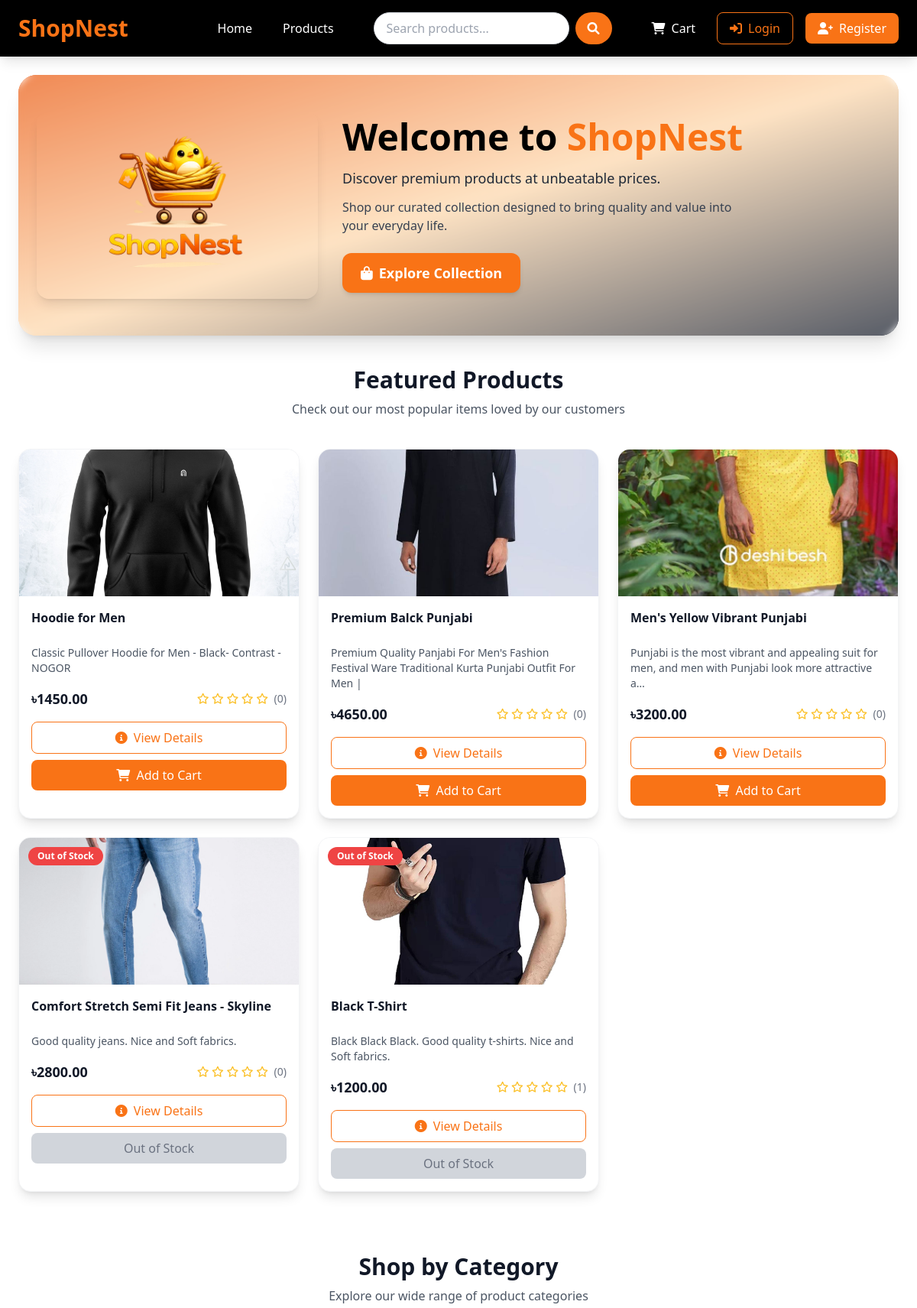
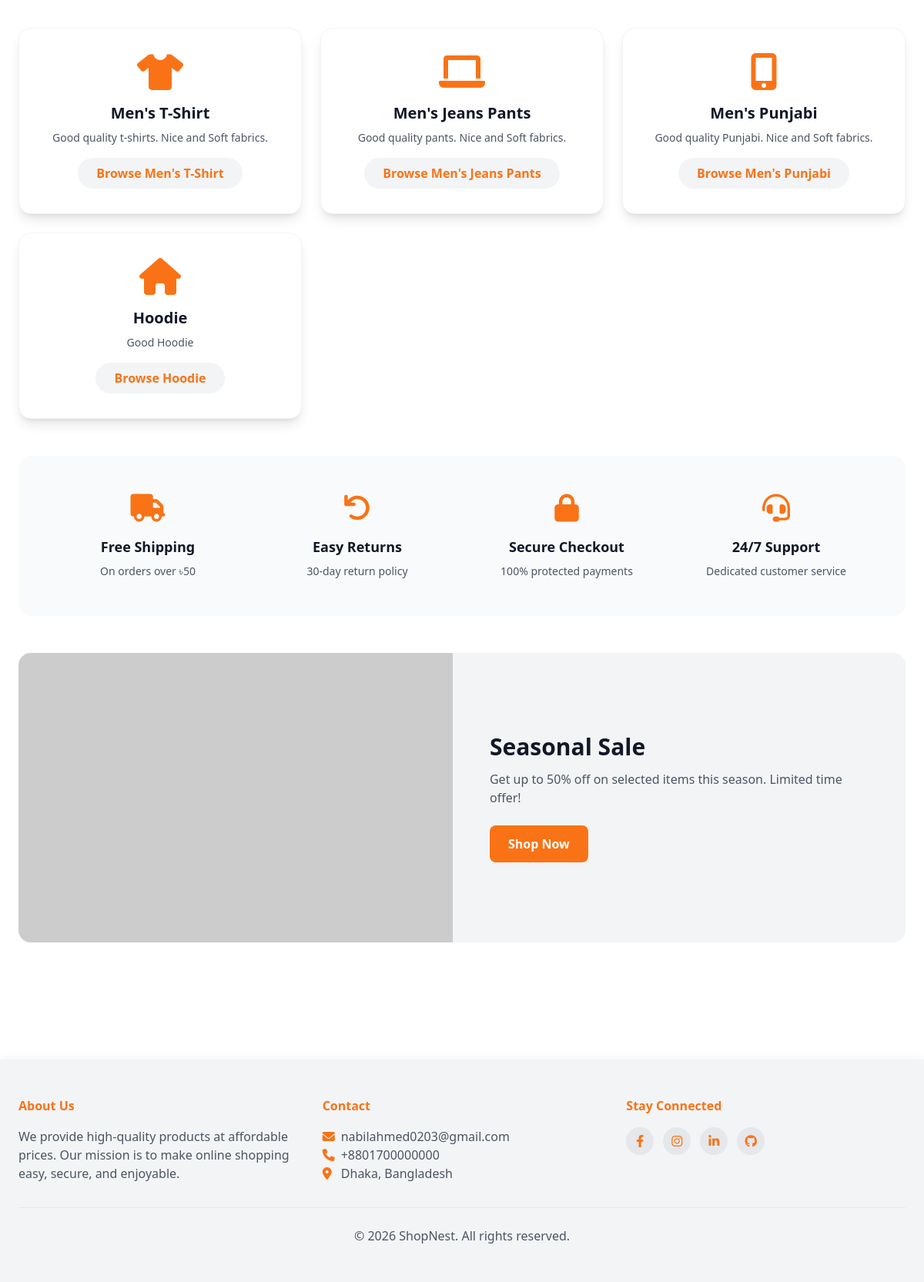
The page / on the database its author committed (2 pictures, top to bottom).
### shop/models.py (models this page shows, shortened)
class Product(models.Model):
    name = models.CharField(max_length=100)
    slug = models.SlugField(max_length=200, unique=True)
    category = models.ForeignKey(Category, on_delete=models.CASCADE, related_name='products')
    description = models.TextField()
    price = models.DecimalField(max_digits=10, decimal_places=2)                            # 405.99
    stock = models.PositiveBigIntegerField(default=1)                                       # 1 product minimum
    available = models.BooleanField(default=True)                                           # if the product is available or not; By default Available, can make is unavailable
    created_at = models.DateTimeField(auto_now_add=True)
    updated_at = models.DateTimeField(auto_now=True)
    image = models.ImageField(upload_to='products/%Y/%m/%d')                                 # images will be uploaded to the product folder based on date
    def average_rating(self):
        ratings = self.rating.all()                                                            # 'self.rating.all()'--> here 'rating' is the "related_name='ratings'" of Rating model
        if ratings.count > 0:
            return sum([i.rating for i in ratings])/ratings.count()

class Category(models.Model):
    name = models.CharField(max_length=100)
    slug = models.SlugField(max_length=100, unique=True)                        # slug used for URL; unique = true--> 1 name for 1 product
    description = models.TextField()
    class Meta:
        verbose_name_plural = "Categories"

### shop/views.py (the view)
# urls.py: 2. Add a URL to urlpatterns:  path('', views.home, name='home')
def home(request):
    featured_products = models.Product.objects.filter(available=True).order_by('-created_at')[:8]                   # Query set- 8 products in descending order
    categories = models.Category.objects.all()
    context = {
        'featured_products' : featured_products,
        'categories' : categories
    }
    return render(request, 'shop/home.html', context)

### shop/context_processor.py (called while the page is built)
def cart_items_count(request):
    if request.user.is_authenticated:
        try:
            cart = Cart.objects.get(user=request.user)
            return {'cart_items_count' : cart.get_total_items()}                      # "cart_items_count" can be used globally in very view
        except Cart.DoesNotExist:
            {'cart_items_count' : 0}
    return {'cart_items_count' : 0}

### templates/shop/home.html (shortened to what this page needs)
{% extends 'base.html' %}
{% load static %}
{% block content %}
<section class="relative mb-10 rounded-3xl overflow-hidden shadow-xl">
    <div class="absolute inset-0 bg-gradient-to-br from-orange-600 via-orange-200 to-gray-900"></div>
    <div class="absolute inset-0 bg-white/30 backdrop-blur-sm"></div>
    <div class="relative max-w-7xl mx-auto px-6 py-10 md:py-12">
        <div class="flex flex-col lg:flex-row items-center gap-8">
            <div class="w-full lg:w-1/3 mb-4 lg:mb-0">
                <img src="{% static 'welcome.png' %}"
                     alt="Welcome to ShopNest"
                     class="rounded-2xl shadow-lg w-full max-h-48 sm:max-h-56 md:max-h-64 lg:max-h-72 object-contain mx-auto">
            </div>
            <div class="flex-1 text-center lg:text-left">
                <h1 class="font-extrabold text-3xl md:text-4xl lg:text-5xl mb-4 text-black leading-tight">
                    Welcome to
                    <span class="text-orange-500">ShopNest</span>
                </h1>
                <p class="text-base md:text-lg text-gray-800 mb-3">
                    Discover premium products at unbeatable prices.
                </p>
                <p class="text-gray-700 mb-6 max-w-lg mx-auto lg:mx-0 text-sm md:text-base">
                    Shop our curated collection designed to bring quality and value into your everyday life.
                </p>
                <a href="{% url 'product_list' %}"
                   class="inline-flex items-center gap-2 bg-orange-500 text-white text-lg font-bold px-6 py-3 rounded-xl shadow-md hover:bg-black transition duration-300">
                    <i class="fas fa-shopping-bag"></i>
                    Explore Collection
                </a>
            </div>
        </div>
    </div>
</section>
<div class="max-w-7xl mx-auto mb-12">
    <div class="text-center mb-10">
        <h2 class="font-bold text-2xl md:text-3xl text-gray-900 mb-2">Featured Products</h2>
        <p class="text-gray-600 max-w-xl mx-auto">Check out our most popular items loved by our customers</p>
    </div>
    <div class="grid grid-cols-1 sm:grid-cols-2 lg:grid-cols-3 gap-6">
        {% for product in featured_products %}
        <div class="bg-white rounded-2xl shadow-lg overflow-hidden transition duration-300 hover:shadow-2xl hover:scale-105 border border-gray-100 flex flex-col h-full">
            <div class="relative h-48 flex-shrink-0 overflow-hidden group">
                {% if product.image %}
                <img src="{{ product.image.url }}" class="w-full h-full object-cover transition duration-500 group-hover:scale-105" alt="{{ product.name }}">
                {% else %}
                <div class="w-full h-full bg-gray-100 flex items-center justify-center">
                    <i class="fas fa-image fa-4x text-gray-300"></i>
                </div>
                {% endif %}
                {% if product.stock <= 5 and product.stock > 0 %}
                <span class="absolute top-3 left-3 bg-amber-500 text-white text-xs font-semibold px-3 py-1 rounded-full">Low Stock</span>
                {% elif product.stock <= 0 %}
                <span class="absolute top-3 left-3 bg-red-500 text-white text-xs font-semibold px-3 py-1 rounded-full">Out of Stock</span>
                {% endif %}
            </div>
            <div class="p-4 flex flex-col flex-1 min-h-0">
                <h5 class="font-semibold text-gray-900 mb-2 line-clamp-2 min-h-[2.5rem]">{{ product.name }}</h5>
                <p class="text-gray-600 text-sm mb-4 line-clamp-3">{{ product.description|truncatechars:100 }}</p>
                <div class="flex justify-between items-center mb-4">
                    <span class="font-bold text-lg text-gray-900">৳{{ product.price }}</span>
                    <div class="text-amber-400 text-sm">
                        {% for i in "12345" %}
                        {% if forloop.counter <= product.average_rating %}
                        <i class="fas fa-star"></i>
                        {% else %}
                        <i class="far fa-star"></i>
                        {% endif %}
                        {% endfor %}
                        <span class="text-gray-500 ml-1">({{ product.ratings.count }})</span>
                    </div>
                </div>
                <div class="space-y-2">
                    <a href="{% url 'product_detail' product.slug %}" class="block w-full text-center border border-orange-500 text-orange-500 hover:bg-orange-500 hover:text-white px-4 py-2 rounded-lg font-medium transition duration-300">
                        <i class="fas fa-info-circle mr-1"></i> View Details
                    </a>
                    <form action="{% url 'cart_add' product.id %}" method="post">
                        {% if product.stock > 0 %}
                        <button type="submit" class="w-full bg-orange-500 text-white rounded-lg px-4 py-2 font-medium hover:bg-black transition duration-300">
                            <i class="fas fa-shopping-cart mr-1"></i> Add to Cart
                        </button>
                        {% else %}
                        <button type="button" class="w-full bg-gray-300 text-gray-500 rounded-lg px-4 py-2 font-medium cursor-not-allowed" disabled>
                            Out of Stock
                        </button>
                        {% endif %}
                    </form>
                </div>
            </div>
        </div>
        {% empty %}
        <div class="col-span-full">
            <div class="bg-blue-50 border border-blue-200 rounded-2xl p-6 text-center">No featured products available at the moment.</div>
        </div>
        {% endfor %}
    </div>
</div>
<div class="max-w-7xl mx-auto mb-12 pt-8">
    <div class="text-center mb-10">
        <h2 class="font-bold text-2xl md:text-3xl text-gray-900 mb-2">Shop by Category</h2>
        <p class="text-gray-600 max-w-xl mx-auto">Explore our wide range of product categories</p>
    </div>
    <div class="grid grid-cols-1 sm:grid-cols-2 lg:grid-cols-3 gap-6">
        {% for category in categories %}
        <div class="bg-white rounded-2xl shadow-lg overflow-hidden transition duration-300 hover:shadow-2xl hover:-translate-y-1 border border-gray-100">
            <div class="p-8 text-center">
                <div class="text-orange-500 mb-4">
                    <i class="fas fa-{% if forloop.counter == 1 %}tshirt{% elif forloop.counter == 2 %}laptop{% elif forloop.counter == 3 %}mobile-alt{% elif forloop.counter == 4 %}home{% elif forloop.counter == 5 %}shoe-prints{% else %}tag{% endif %} text-5xl"></i>
                </div>
                <h3 class="font-bold text-xl mb-2 text-gray-900">{{ category.name }}</h3>
                <p class="text-gray-600 mb-4 text-sm">{{ category.description|truncatechars:100 }}</p>
                <a href="{% url 'product_list_by_category' category.slug %}" class="inline-block bg-gray-100 text-orange-500 hover:bg-orange-500 hover:text-white px-6 py-2 rounded-full font-semibold transition duration-300">
                    Browse {{ category.name }}
                </a>
            </div>
        </div>
        {% empty %}
        <div class="col-span-full">
            <div class="bg-blue-50 border border-blue-200 rounded-2xl p-6 text-center">No categories available at the moment.</div>
        </div>
        {% endfor %}
    </div>
</div>
<div class="max-w-7xl mx-auto mb-12">
    <div class="bg-gray-50 rounded-2xl p-8 md:p-12">
        <div class="grid grid-cols-1 sm:grid-cols-2 lg:grid-cols-4 gap-8">
            <div class="text-center">
                <div class="text-orange-500 text-4xl mb-4">
                    <i class="fas fa-truck"></i>
                </div>
                <h3 class="font-semibold text-lg mb-2 text-gray-900">Free Shipping</h3>
                <p class="text-gray-600 text-sm">On orders over ৳50</p>
            </div>
            <div class="text-center">
                <div class="text-orange-500 text-4xl mb-4">
                    <i class="fas fa-undo"></i>
                </div>
                <h3 class="font-semibold text-lg mb-2 text-gray-900">Easy Returns</h3>
                <p class="text-gray-600 text-sm">30-day return policy</p>
            </div>
            <div class="text-center">
                <div class="text-orange-500 text-4xl mb-4">
                    <i class="fas fa-lock"></i>
                </div>
                <h3 class="font-semibold text-lg mb-2 text-gray-900">Secure Checkout</h3>
                <p class="text-gray-600 text-sm">100% protected payments</p>
            </div>
            <div class="text-center">
                <div class="text-orange-500 text-4xl mb-4">
                    <i class="fas fa-headset"></i>
                </div>
                <h3 class="font-semibold text-lg mb-2 text-gray-900">24/7 Support</h3>
                <p class="text-gray-600 text-sm">Dedicated customer service</p>
            </div>
        </div>
    </div>
</div>
<div class="max-w-7xl mx-auto mb-12">
    <div class="bg-gray-100 rounded-2xl overflow-hidden">
        <div class="flex flex-col md:flex-row">
            <div class="hidden md:block md:w-1/2">
                <img src="https://placehold.co/600x400/f97316/FFFFFF.png?text=Seasonal+Sale+50%+Off" alt="Seasonal sale" class="w-full h-full object-cover">
            </div>
            <div class="p-8 md:p-12 flex items-center">
                <div>
                    <h3 class="font-bold text-2xl md:text-3xl mb-3 text-gray-900">Seasonal Sale</h3>
                    <p class="text-gray-600 mb-6">Get up to 50% off on selected items this season. Limited time offer!</p>
                    <a href="{% url 'product_list' %}" class="inline-block bg-orange-500 text-white px-6 py-3 rounded-lg font-semibold hover:bg-black transition duration-300">
                        Shop Now
                    </a>
                </div>
            </div>
        </div>
    </div>
</div>
{% endblock %}

### rows shown on the page
Product: image (picture), name "Hoodie for Men", description "Classic Pullover Hoodie for Men - Black- Contrast - NOGOR", price "1450.00", ratings.count "0", stock "Add to Cart"
Product: image (picture), name "Premium Balck Punjabi", description "Premium Quality Panjabi For Men's Fashion Festival Ware Traditional Kurta Punjabi Outfit For Men |", price "4650.00", ratings.count "0", stock "Add to Cart"
Product: image (picture), name "Men's Yellow Vibrant Punjabi", description "Punjabi is the most vibrant and appealing suit for men, and men with Punjabi look more attractive a…", price "3200.00", ratings.count "0", stock "Add to Cart"
Product: image (picture), stock "Out of Stock", name "Comfort Stretch Semi Fit Jeans - Skyline", description "Good quality jeans. Nice and Soft fabrics.", price "2800.00", ratings.count "0"
Product: image (picture), stock "Out of Stock", name "Black T-Shirt", description "Black Black Black. Good quality t-shirts. Nice and Soft fabrics.", price "1200.00", ratings.count "1"
Category: name "Men's T-Shirt", description "Good quality t-shirts. Nice and Soft fabrics."
Category: name "Men's Jeans Pants", description "Good quality pants. Nice and Soft fabrics."
Category: name "Men's Punjabi", description "Good quality Punjabi. Nice and Soft fabrics."
Category: name "Hoodie", description "Good Hoodie"
